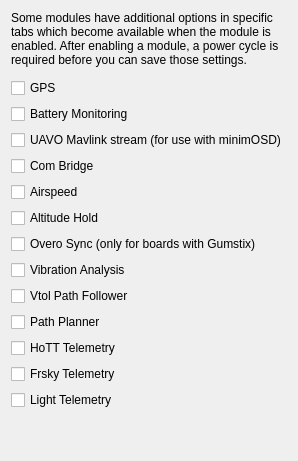
     <widget class="QWidget" name="tabGeneral">
      <attribute name="title">
       <string>Enable</string>
      </attribute>
      <layout class="QVBoxLayout" name="verticalLayout_4">
       <item>
        <widget class="QLabel" name="label">
         <property name="text">
          <string>Some modules have additional options in specific tabs which become available when the module is enabled. After enabling a module, a power cycle is required before you can save those settings.</string>
         </property>
         <property name="wordWrap">
          <bool>true</bool>
         </property>
        </widget>
       </item>
       <item>
        <spacer name="verticalSpacer">
         <property name="orientation">
          <enum>Qt::Vertical</enum>
         </property>
         <property name="sizeType">
          <enum>QSizePolicy::Fixed</enum>
         </property>
         <property name="sizeHint" stdset="0">
          <size>
           <width>20</width>
           <height>5</height>
          </size>
         </property>
        </spacer>
       </item>
       <item>
        <widget class="QCheckBox" name="cbGPS">
         <property name="toolTip">
          <string>Select to enable the GPS module</string>
         </property>
         <property name="text">
          <string>GPS</string>
         </property>
        </widget>
       </item>
       <item>
        <widget class="QCheckBox" name="cbBattery">
         <property name="text">
          <string>Battery Monitoring</string>
         </property>
        </widget>
       </item>
       <item>
        <widget class="QCheckBox" name="cbUavoMavlink">
         <property name="text">
          <string>UAVO Mavlink stream (for use with minimOSD)</string>
         </property>
        </widget>
       </item>
       <item>
        <widget class="QCheckBox" name="cbComBridge">
         <property name="toolTip">
          <string>Select to enable USB serial relay to a serial port (select the board on the board options)</string>
         </property>
         <property name="text">
          <string>Com Bridge</string>
         </property>
        </widget>
       </item>
       <item>
        <widget class="QCheckBox" name="cbAirspeed">
         <property name="text">
          <string>Airspeed</string>
         </property>
        </widget>
       </item>
       <item>
        <widget class="QCheckBox" name="cbAltitudeHold">
         <property name="text">
          <string>Altitude Hold</string>
         </property>
        </widget>
       </item>
       <item>
        <widget class="QCheckBox" name="cbOveroSync">
         <property name="toolTip">
          <string>Select to enable synchronization to an Overo module</string>
         </property>
         <property name="text">
          <string>Overo Sync (only for boards with Gumstix)</string>
         </property>
        </widget>
       </item>
       <item>
        <widget class="QCheckBox" name="cbVibrationAnalysis">
         <property name="text">
          <string>Vibration Analysis</string>
         </property>
        </widget>
       </item>
       <item>
        <widget class="QCheckBox" name="cbVtolFollower">
         <property name="toolTip">
          <string>Enable the VTOL path follower module which is required for RTH, PH and navigation</string>
         </property>
         <property name="text">
          <string>Vtol Path Follower</string>
         </property>
        </widget>
       </item>
       <item>
        <widget class="QCheckBox" name="cbPathPlanner">
         <property name="toolTip">
          <string>This enables the path planner module which is required for waypoint navigation.</string>
         </property>
         <property name="text">
          <string>Path Planner</string>
         </property>
        </widget>
       </item>
       <item>
        <widget class="QCheckBox" name="cbUAVOHottBridge">
         <property name="toolTip">
          <string>&lt;html&gt;&lt;head/&gt;&lt;body&gt;&lt;p&gt;This enables the Graupner HoTT Telemetry&lt;/p&gt;&lt;/body&gt;&lt;/html&gt;</string>
         </property>
         <property name="text">
          <string>HoTT Telemetry</string>
         </property>
        </widget>
       </item>
       <item>
        <widget class="QCheckBox" name="cbUAVOFrskyBridge">
         <property name="toolTip">
          <string>&lt;html&gt;&lt;head/&gt;&lt;body&gt;&lt;p&gt;This enables Frsky Telemetry&lt;/p&gt;&lt;/body&gt;&lt;/html&gt;</string>
         </property>
         <property name="text">
          <string>Frsky Telemetry</string>
         </property>
        </widget>
       </item>
       <item>
        <widget class="QCheckBox" name="cbUAVOLighttelemetryBridge">
         <property name="toolTip">
          <string>&lt;html&gt;&lt;head/&gt;&lt;body&gt;&lt;p&gt;Enable UAVOLighttelemetryBridge module which is required for LightTelemetry protocol&lt;/p&gt;&lt;/body&gt;&lt;/html&gt;</string>
         </property>
         <property name="text">
          <string>Light Telemetry</string>
         </property>
        </widget>
       </item>
       <item>
        <spacer name="verticalSpacer_4">
         <property name="orientation">
          <enum>Qt::Vertical</enum>
         </property>
         <property name="sizeHint" stdset="0">
          <size>
           <width>20</width>
           <height>40</height>
          </size>
         </property>
        </spacer>
       </item>
      </layout>
     </widget>
